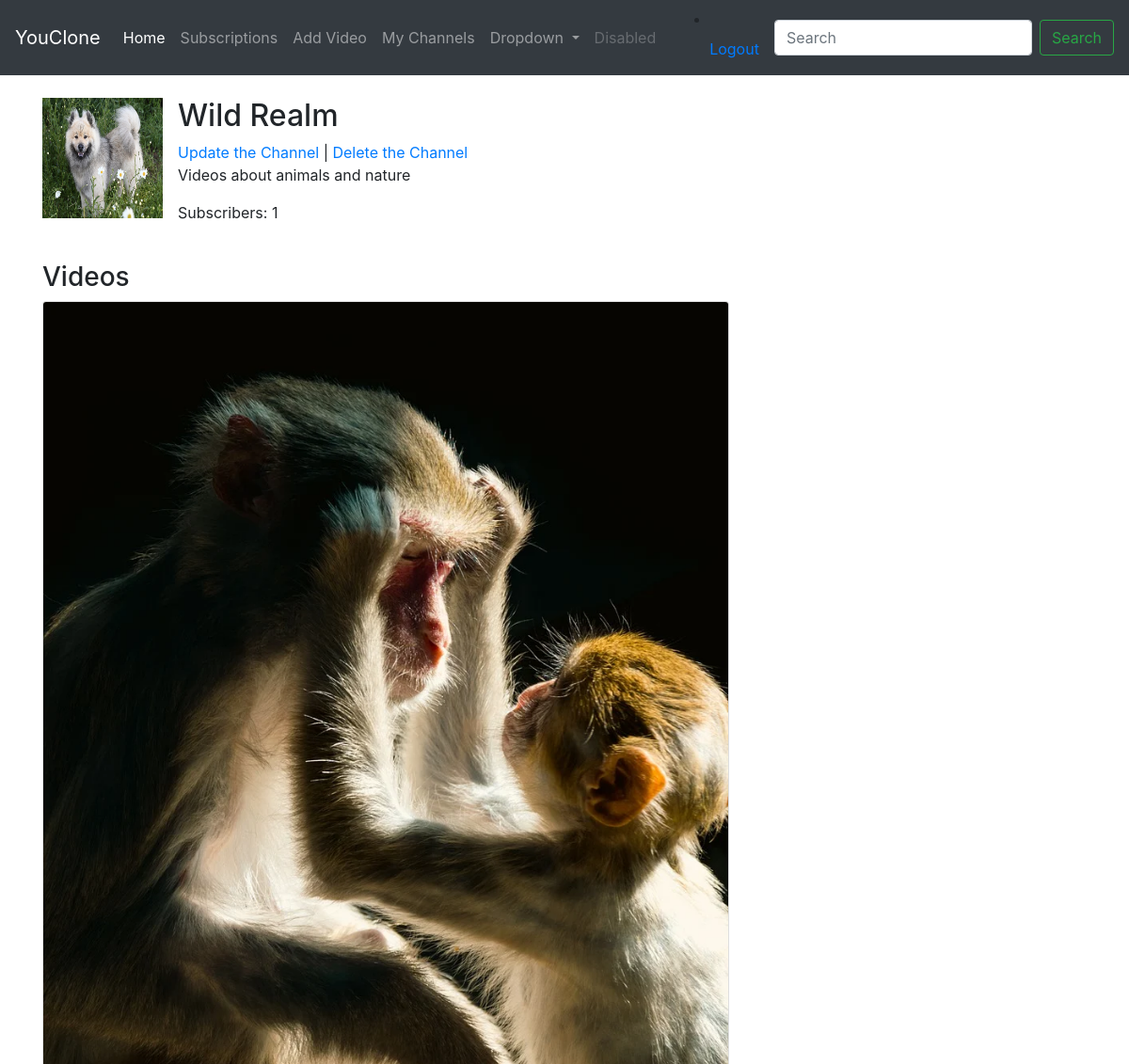
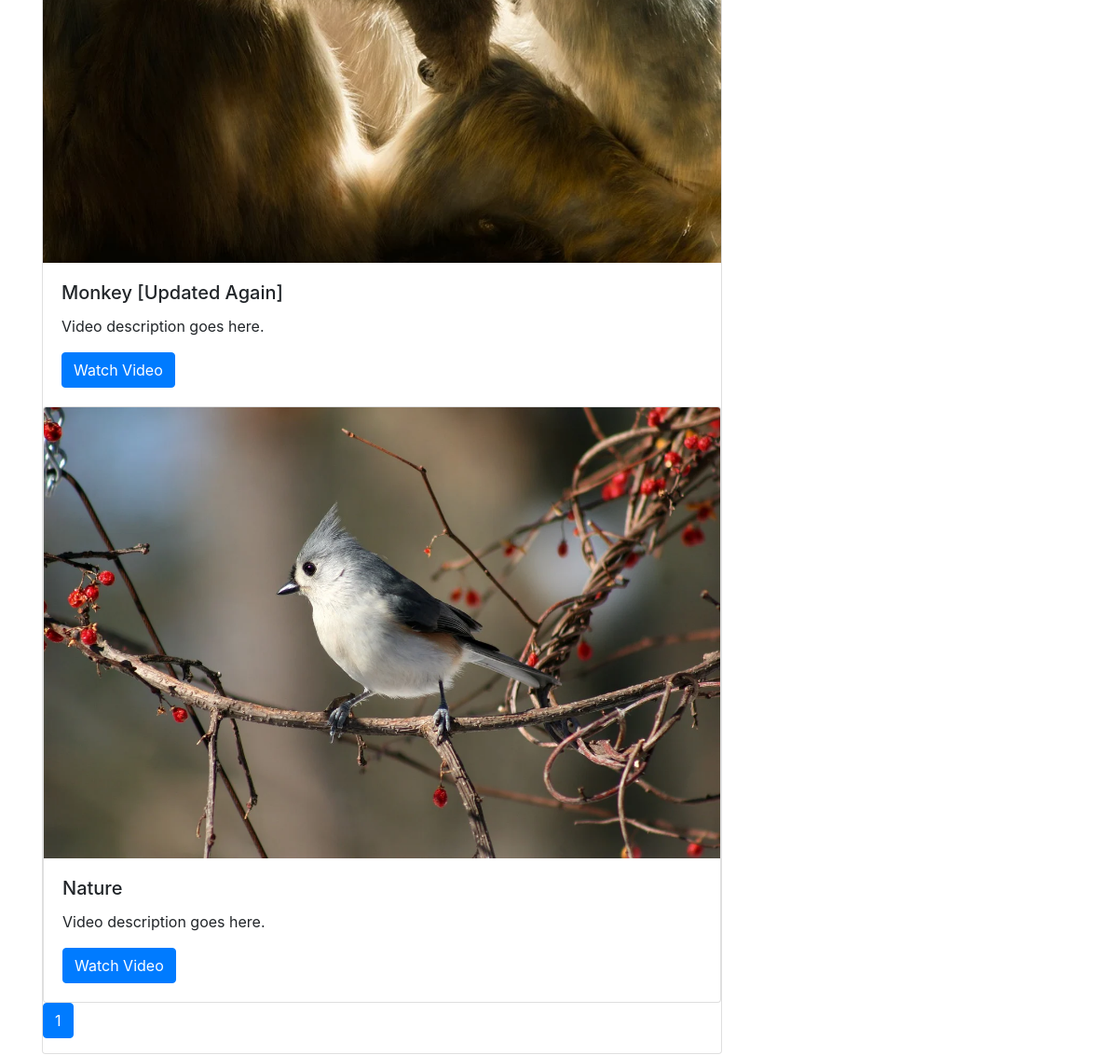
The page /creator_channel/1 (signed in) on the database its author committed (2 pictures, top to bottom).
### channel/models.py (models this page shows, shortened)
class Channel(models.Model):
    name = models.CharField(max_length=30)
    user = models.ForeignKey(User, null=True, on_delete=models.CASCADE)
    description = models.TextField(max_length=5000, blank=True)
    subscribers = models.ManyToManyField(User, related_name='channel_subscribers', blank=True)
    creation_date = models.DateTimeField(auto_now_add=True)
    avatar = models.ImageField(upload_to='media/avatars')
    @property
    def subscriber_count(self):
        return self.subscribers.count()

### video/models.py (models this page shows, shortened)
class Video(models.Model):
    title = models.CharField(max_length=80)
    user = models.ForeignKey(User, on_delete=models.CASCADE)
    channel = models.ForeignKey(Channel, null=True, on_delete=models.CASCADE)
    file = models.FileField(upload_to='media/videos/')
    thumbnail = models.ImageField(upload_to='media/thumbnails/', blank=True, null=True)
    description = models.TextField(max_length=5000, blank=True, null=True)
    upload_date = models.DateTimeField(auto_now_add=True)
    tag = models.ManyToManyField(Tag, blank=True)
    likes = models.IntegerField(default=0)
    views = models.IntegerField(default=0)

### channel/views.py (the view)
# urls.py: path('creator_channel/<int:pk>', views.creator_channel_detail, name='creator-channel-detail'),
def creator_channel_detail(request, pk):
    channel, context = get_channel(request, pk)
    if request.user != channel.user:
        return redirect('channel:channel-detail', pk=pk)
    return render(request, 'channel/creator_channel_detail.html', context)

### channel/views.py (called while the page is built)
def get_channel(request, pk):
    channel = get_object_or_404(Channel, pk=pk)
    video_list = Video.objects.filter(channel_id=pk).order_by('-upload_date')
    paginator = Paginator(video_list, 20)
    page_number = request.GET.get('page')
    page_obj = paginator.get_page(page_number)
    context = {
        'channel': channel,
        'page_obj': page_obj
    }
    return channel, context

### channel/templates/channel/creator_channel_detail.html (shortened to what this page needs)
{% extends 'video/base.html' %}
{% block content %}
    <div class="container mt-4">
        <div class="row">
            <div class="col-md-8">
                <div class="media">
                    <img src="{{ channel.avatar.url }}" class="mr-3" alt="{{ channel.name }} Avatar" width="128"
                         height="128">
                    <div class="media-body">
                        <h2 class="mt-0">{{ channel.name }}</h2>
                                  <a href="{% url 'channel:channel-update' channel.id %}">Update the Channel</a>
                                | <a href="{% url 'channel:channel-delete' channel.id %}">Delete the Channel</a>
                        <p>{{ channel.description }}</p>
                        <p>Subscribers: {{ channel.subscriber_count }}</p>
                    </div>
                </div>
                <div class="mt-4">
                    <h3>Videos</h3>
                    {% for video in page_obj %}
                        <div class="card">
                        <img src="{{ video.thumbnail.url }}" class="card-img-top" alt="Video Thumbnail">
                        <div class="card-body">
                            <h5 class="card-title">{{ video.title }}</h5>
                            <p class="card-text">Video description goes here.</p>
                            <a href="{% url 'video:video-detail' video.id %}" class="btn btn-primary">Watch Video</a>
                        </div>
                    {% endfor %}
                    </div>
                    <nav aria-label="Page navigation example">
                        <ul class="pagination">
                            <li class="page-item active">
                                <a class="page-link" href="#">{{ page_obj.number }}</a>
                            </li>
                        </ul>
                    </nav>
                </div>
            </div>
        </div>
    </div>
{% endblock %}

### rows shown on the page
Channel: avatar (picture), name "Wild Realm", description "Videos about animals and nature", subscriber_count "1"
Video: thumbnail (picture), title "Monkey [Updated Again]"
Video: thumbnail (picture), title "Nature"

### other values the page prints
{{ page_obj.number }} "1"
